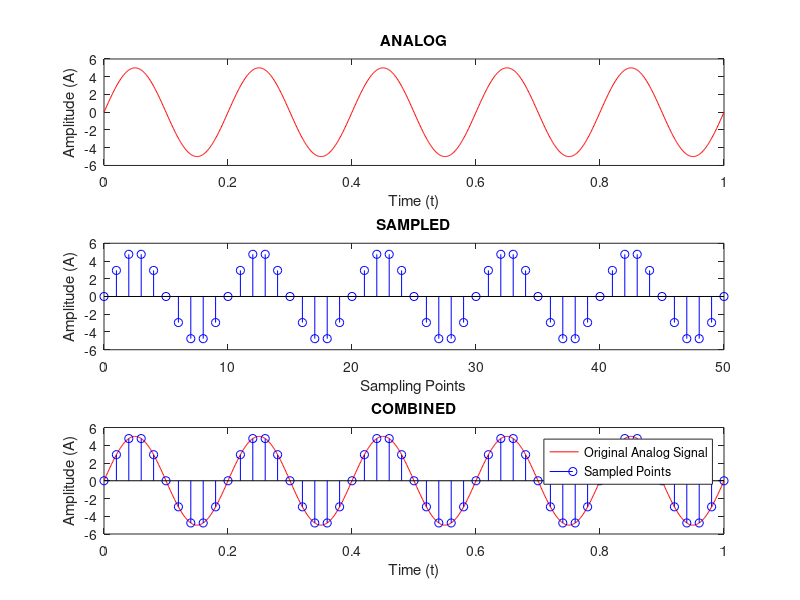

The MATLAB script that drew this image:
clc
clear all
close all

A = 5;
f = 5;
Fs = 50;
t = 0:0.001:1;
ts = 0:(1/Fs):1;
phi = 0;

x = A*sin((2*pi*f*t)+phi);
xs = A*sin((2*pi*f*ts)+phi);

subplot(3,1,1), plot(t, x, 'r');
xlabel('Time (t)'); ylabel('Amplitude (A)');
title('ANALOG');
subplot(3,1,2), stem((0:Fs), xs, 'b');
xlabel('Sampling Points'); ylabel('Amplitude (A)');
title('SAMPLED');
subplot(3,1,3), plot(t, x, 'r'); hold on;
stem(ts, xs, 'b');
xlabel('Time (t)'); ylabel('Amplitude (A)');
title('COMBINED');
legend('Original Analog Signal', 'Sampled Points');